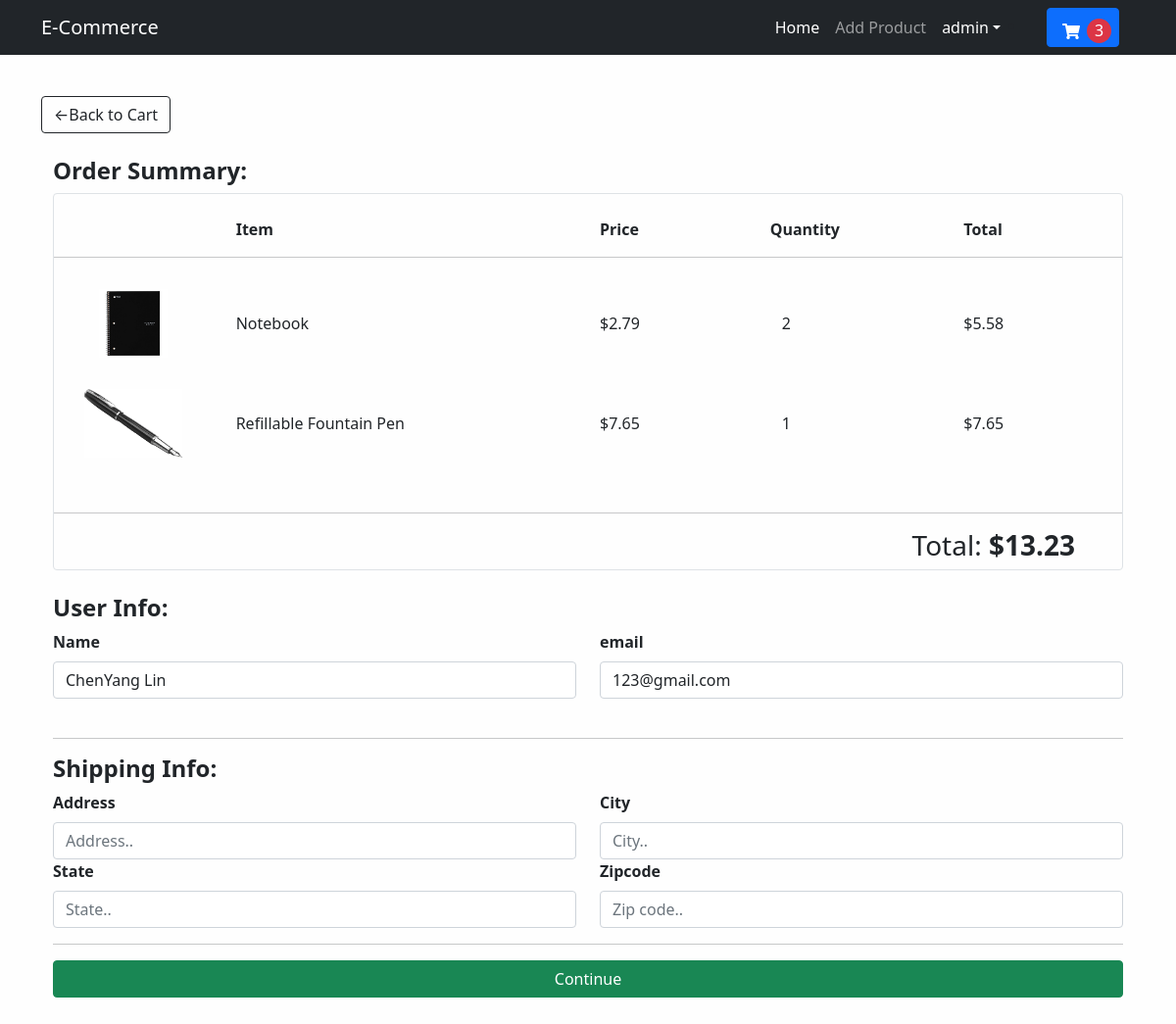
The app's page /checkout/ (signed in), older data.
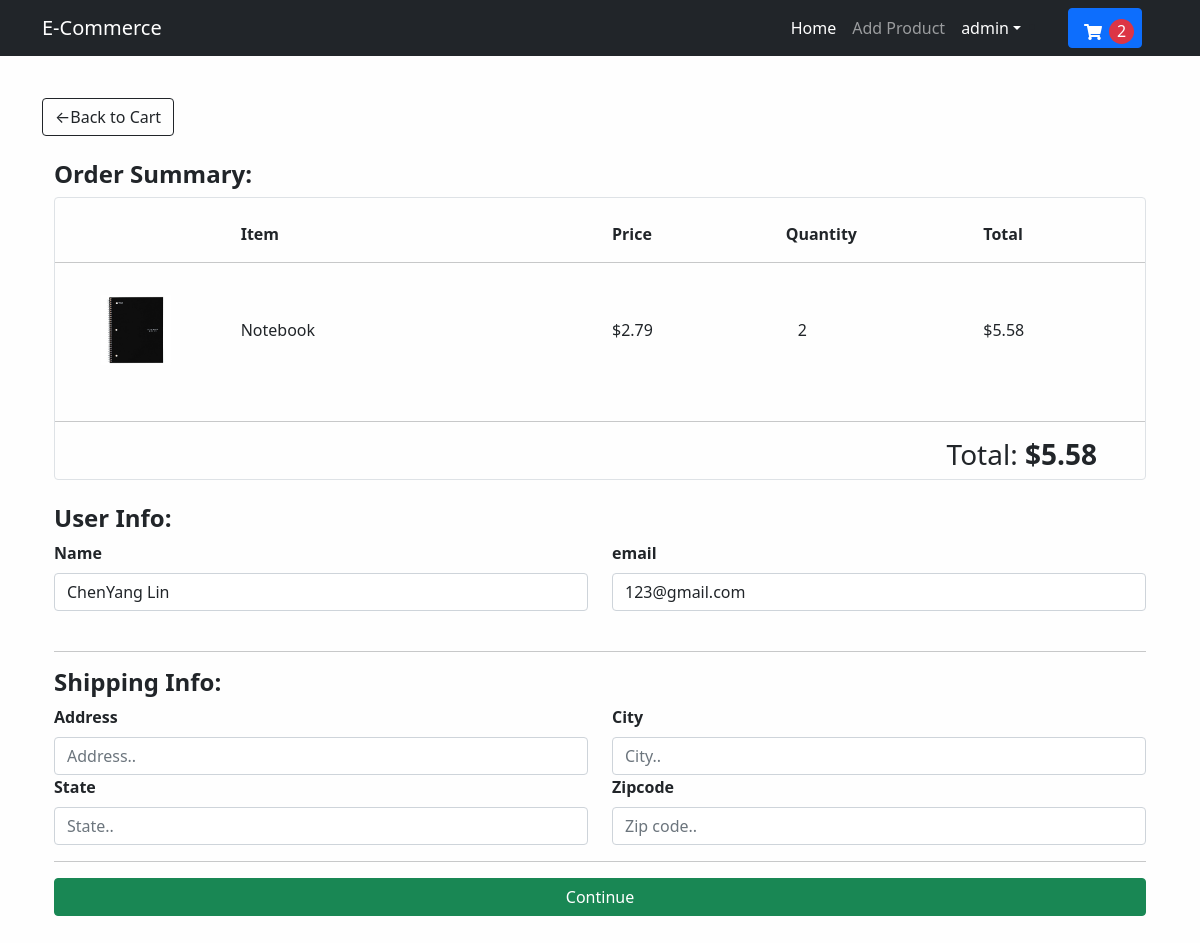
The same page, newer data.
### store/models.py (models this page shows, shortened)
class OrderItem(models.Model):
    product = models.ForeignKey(Product, on_delete=models.SET_NULL, blank=True, null=True)
    order = models.ForeignKey(Order, on_delete=models.SET_NULL, blank=True, null=True)
    quantity = models.IntegerField(default=0, null=True, blank=True)
    date_added = models.DateTimeField(auto_now_add=True)
    @property
    def get_total(self):
        total = self.product.price * self.quantity
        return total

class Product(models.Model):
    name = models.CharField(max_length=200, null=True)
    price = models.FloatField()
    digital = models.BooleanField(default=False, null=True, blank=False)
    image = models.ImageField(null=True, blank=True)
    @property
    def imageURL(self):
        try:
            url = self.image.url
        except:
            url = ''
        return url

class Order(models.Model):
    customer = models.ForeignKey(Customer, on_delete=models.SET_NULL, blank=True, null=True)
    date_ordered = models.DateTimeField(auto_now_add=True)
    complete = models.BooleanField(default=False, null=True, blank=False)
    transaction_id = models.CharField(max_length=200, null=True)
    @property
    def shipping(self):
        shipping = False
        orderitems = self.orderitem_set.all()
        for i in orderitems:
            if i.product.digital == False:
                shipping = True
        return shipping
    @property
    def get_cart_total(self):
        orderitems = self.orderitem_set.all()
        total = sum([item.get_total for item in orderitems])
        return total
    @property
    def get_cart_items(self):
        orderitems = self.orderitem_set.all()
        total = sum([item.quantity for item in orderitems])
        return total

### store/views.py (the view)
# urls.py: path('checkout/', views.checkout, name='checkout'),
def checkout(request):
    data = cartData(request)
    cartItems = data['cartItems']
    items = data['items']
    order = data['order']
    customer = {}
    if request.user.is_authenticated:
        customer = request.user.customer
    context = {'items':items, 'order':order, 'cartItems': cartItems, 'customer':customer}
    return render(request, 'store/checkout.html', context)

### store/utils.py (called while the page is built)
def cartData(request):
    if request.user.is_authenticated:
        customer = request.user.customer
        order, created = Order.objects.get_or_create(customer=customer, complete=False)
        items = order.orderitem_set.all()
        cartItems = order.get_cart_items
    else:
        cookieData = cookieCart(request)
        cartItems = cookieData['cartItems']
        items = cookieData['items']
        order = cookieData['order']
    return {'cartItems': cartItems, 'order': order, 'items': items}

### templates/store/checkout.html (shortened to what this page needs)
{% extends 'base.html' %}
{% load static %}
{% block body %}
<a href="{% url 'cart' %}" class="btn btn-outline-dark">&#x2190;Back to Cart</a>
<br>
<br>
<div class="container">
    <h4 class="fw-bold">Order Summary: </h4>
    <div class="border rounded">
        <br>
        <div class="row">
            <div class="col-2"></div>
            <div class="col-4 fw-bold">Item</div>
            <div class="col-2 fw-bold">Price</div>
            <div class="col-2 fw-bold ps-0">Quantity</div>
            <div class="col-2 fw-bold">Total</div>
        </div>
        <hr>
        {% for item in items %}
        <div class="row">
            <div class="col-2 my-3"><img class="checkout-img" src="{{item.product.imageURL}}" alt="image"></div>
            <div class="col-4 my-3 my-auto">{{item.product.name}}</div>
            <div class="col-2 my-3 my-auto">${{item.product.price|floatformat:2}}</div>
            <div class="col-2 my-3 my-auto">{{item.quantity}}</div>
            <div class="col-2 my-3 my-auto">${{item.get_total|floatformat:2}}</div>
        </div>
        {% endfor%}
        <br>
        <hr>
        <h3 class="text-end me-5">Total: <strong>${{order.get_cart_total|floatformat:2}}</strong></h3>
    </div>
    <br>
    <form id="form">
        <div class="row" id="user-info">
            <h4 class="fw-bold">User Info: </h4>
            <div class="col-6">
                <div class="form-field">
                    <label for="name" class="form-label"><strong>Name</strong></label>
                    <input type="text" class="form-control" name="name" id="name" value="{{ customer.name }}" placeholder="Name" required>
                </div>
            </div>
            <div class="col-6">
                <div class="form-field">
                    <label for="email" class="form-label"><strong>email</strong></label>
                    <input type="email" class="form-control" name="email" id="email" value="{{ customer.email }}" placeholder="Email" required>
                </div>
            </div>
        </div>
        <br>
        <hr>
        <div class="row" id="shipping-info">
            <h4 class="fw-bold">Shipping Info: </h4>
            <div class="col-6">
                <div class="form-field">
                    <label for="address" class="form-label"><strong>Address</strong></label>
                    <input type="text" class="form-control" name="address" id="address" placeholder="Address..">
                </div>
            </div>
            <div class="col-6">
                <div class="form-field">
                    <label for="city" class="form-label"><strong>City</strong></label>
                    <input type="text" class="form-control" name="city" id="city" placeholder="City..">
                </div>
            </div>
            <div class="col-6">
                <div class="form-field">
                    <label for="state" class="form-label"><strong>State</strong></label>
                    <input type="text" class="form-control" name="state" id="state" placeholder="State..">
                </div>
            </div>
            <div class="col-6">
                <div class="form-field">
                    <label for="zipcode" class="form-label"><strong>Zipcode</strong></label>
                    <input type="text" class="form-control" name="zipcode" id="zipcode" placeholder="Zip code..">
                </div>
            </div>
        </div>
        <hr>
        <input id="form-button" class="btn btn-success col-12" type="submit" value="Continue">
    </form>
</div>
<br>
{% endblock %}

### templates/base.html (shortened to what this page needs)
{% load static %}
<!Doctype html>
<html lang="en">
<head>
    <link href="https://cdn.jsdelivr.net/npm/bootstrap@5.1.3/dist/css/bootstrap.min.css" rel="stylesheet">
    <link rel="stylesheet" href="https://cdnjs.cloudflare.com/ajax/libs/font-awesome/5.15.1/css/all.min.css">
    <link rel="stylesheet" href="https://cdn.jsdelivr.net/npm/bootstrap-icons@1.5.0/font/bootstrap-icons.css">
    <link rel="stylesheet" href="{% static 'css/styles.css' %}">
</head>
<body>
<nav class="navbar navbar-expand-lg navbar-dark bg-dark fixed-top ">
    <div class="container">
        <a class="navbar-brand" href="{% url 'index' %}">E-Commerce</a>
        <div class="collapse navbar-collapse" id="navbarSupportedContent">
            <ul class="navbar-nav ms-auto mb-2 mb-lg-0">
                <li class="nav-item">
                    <a class="nav-link active" aria-current="page" href="{% url 'index' %}">Home</a>
                </li>
                {% if user.is_authenticated %}
                    {% if user.is_superuser %}
                    <li class="nav-item">
                        <a class="nav-link" href="{% url 'add-product' %}">Add Product</a>
                    </li>
                    {% endif %}
                    <li class="nav-item dropdown">
                        <a class="nav-link dropdown-toggle active" data-bs-toggle="dropdown" href="#"
                           role="button" aria-expanded="false">{{  user.username}}</a>
                    </li>
                    </ul>
                {% else %}
                    <a class="btn btn-light" href={% url 'login' %}>Login</a>
                    <div class="m-2"></div>
                    <a class="btn btn-light" href={% url 'register' %}>Register</a>
                {% endif %}
                <li>
                    <a href="{% url 'cart' %}" class="btn btn-primary shopping-cart mx-3">
                        <i class="fas fa-shopping-cart text-white"></i>
                        <div id="cart-total" class="bg-danger rounded-circle text-center text-white">{{cartItems}}</div>
                    </a>
                </li>
        </div>
    </div>
</nav>
<div class="container my-5">
    {% block body %}
    {% endblock %}
</div>
</body>
</html>

Row changes from the older to the newer data that the page shows:
removed OrderItem: product.imageURL (picture), product.name "Refillable Fountain Pen", product.price "7.65", quantity "1", get_total "7.65"
removed Order: get_cart_total "13.23"
added Order: get_cart_total "5.58"
Text that changed along with them:
{{ cartItems }}: "3" → "2"
